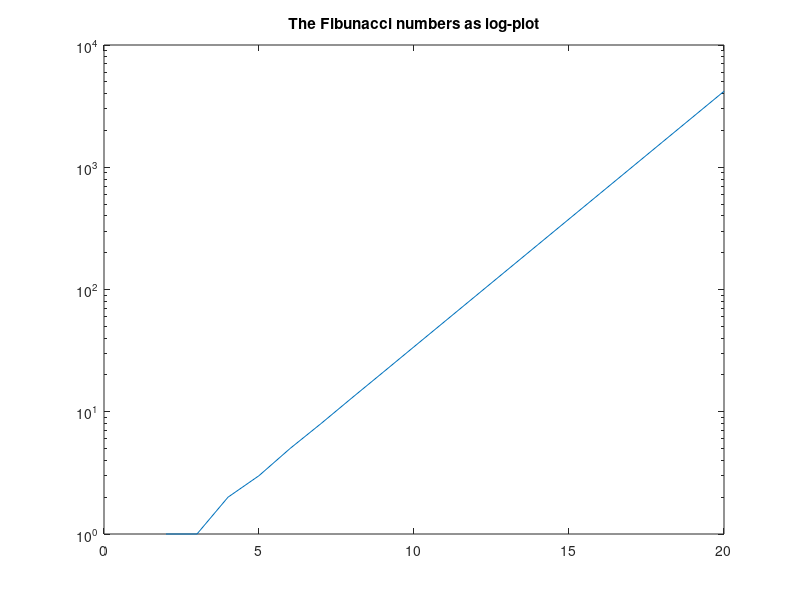

Write MATLAB code to recreate this figure.
%% Example of the automatic Matlab publish function:
clear all 
close all
%%
% How to find the first 20 Fibunacci numbers:
N=20;
fib=zeros(N,1); % reserve memory

%%
% initialize the first two numbers
fib(1)=0;
fib(2)=1;

%%
% Loop through the rest:
for i=3:N
    fib(i)=fib(i-1)+fib(i-2);
end
%%
% print out the result
fprintf('%i\n',fib)

%%
% You can also include plots like this
semilogy(fib); title('The Fibunacci numbers as log-plot')

